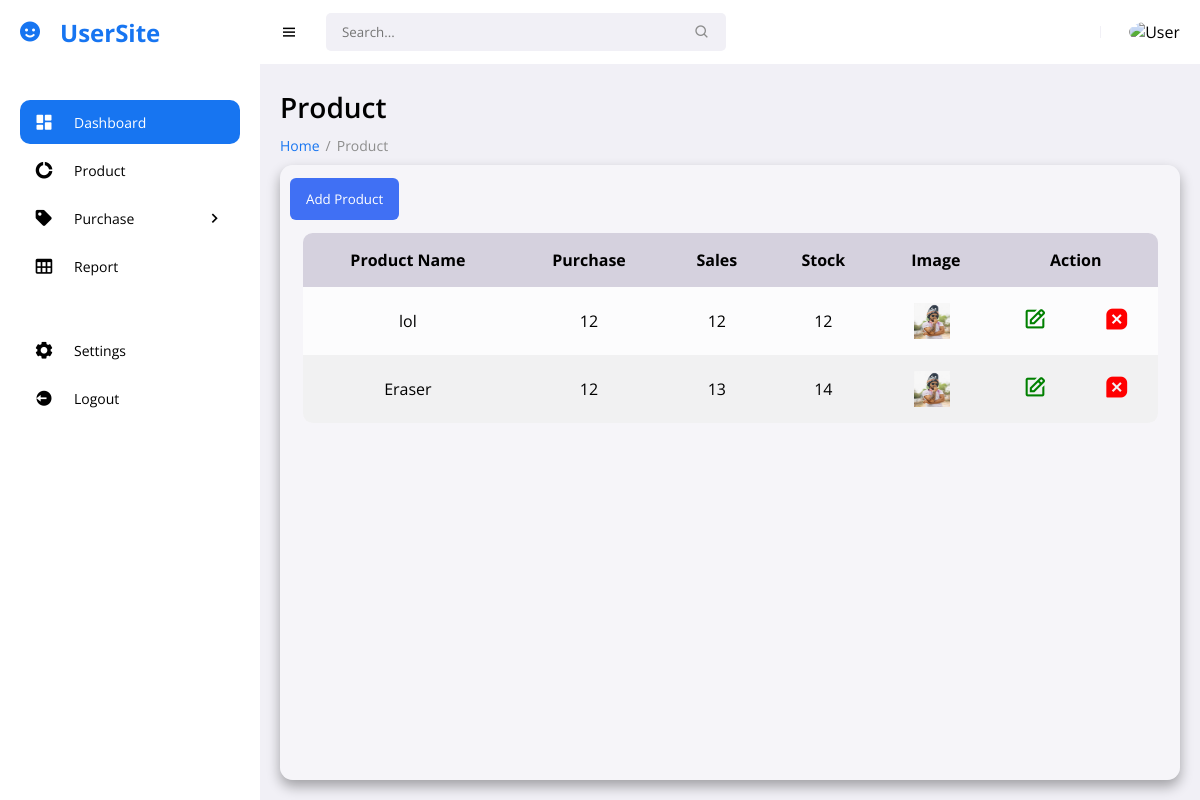
The page /manageproduct.php (signed in) on the database as committed earlier.
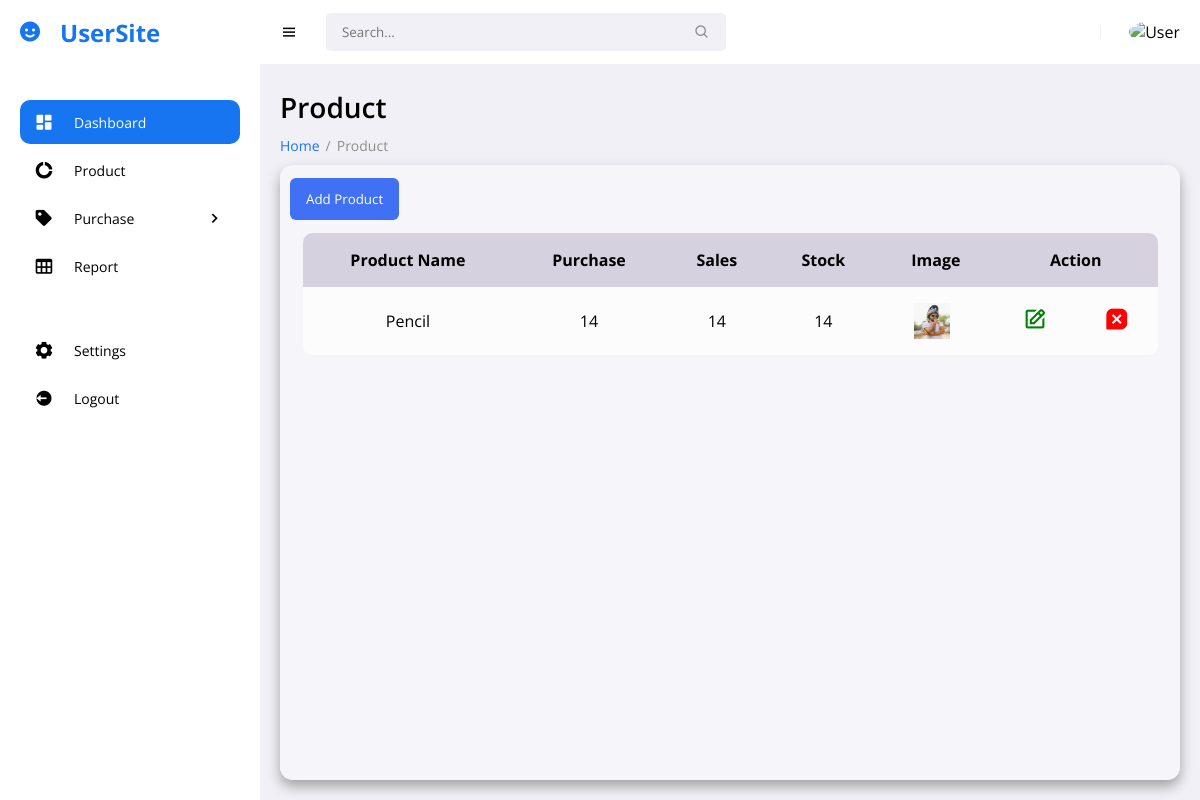
The same page on the database as committed later.
### tables this page shows
CREATE TABLE `product` (
  `product_id` int(11) NOT NULL,
  `product_name` varchar(255) NOT NULL,
  `product_bought` int(255) NOT NULL,
  `product_sold` int(255) NOT NULL,
  `product_stock` int(255) NOT NULL,
  `product_image` varchar(255) NOT NULL
);

### manageproduct.php (the view, shortened to what this page needs)
<!DOCTYPE html>
<html lang="en">
<head>
	<link href='https://unpkg.com/boxicons@2.0.9/css/boxicons.min.css' rel='stylesheet'>
	<link rel="stylesheet" href="assets/css/style.css">
	<link rel="stylesheet" href="assets/css/add.css">
</head>
<body>
<section id="sidebar">
    <?php
        if($_SESSION['user_type'] == 1){
            include 'layouts/user_menu.php';
        }
        else{
            include 'layouts/admin_menu.php';
        }
    ?>
<main >
    <h1 class="title">Product</h1>
    <ul class="breadcrumbs">
        <li><a href="index.php">Home</a></li>
        <li class="divider">/</li>
        <li><a href="product.php" class="active">Product</a></li>
    </ul>
    <div class="content">
    <section class="modal">
            <button class="modal__button">
                <a href="addproduct.php"> Add Product </a>
            </button>
        </section>
        <div class="table">
            <section class="table_body">
                <table>
                    <?php
                        include 'includes/connection.php';
                    ?>
                    <thead>
                        <tr>
                            <th>Product Name</th>
                            <th>Purchase</th>
                            <th>Sales</th>
                            <th>Stock</th>
                            <th>Image</th>
                            <th colspan="2">Action</th>
                        </tr>
                    </thead>
                    <tbody>
                        <?php
                            $query = "SELECT * FROM product";
                            $result = mysqli_query($con,$query);
                            while($row= mysqli_fetch_array($result)){
                                $id = $row['product_id'];
                                $name = $row['product_name'];
                                $bought = $row['product_bought'];
                                $sold = $row['product_sold'];
                                $stock = $row['product_stock'];
                            ?>
                            <tr>
                                <td><?php  echo $name?></td>
                                <td><?php  echo $bought ?></td>
                                <td><?php  echo $sold ?></td>
                                <td><?php  echo $stock ?></td>
                                <td><img src="<?php echo "images/".$row['product_image']; ?>" alt="image" width="100px" height="100px"></td>
                                <td><a href="./updateproduct.php?id=<?php echo $id; ?>"><i class='bx bx-edit' style="font-size:25px;color:green;"></i></a></td>
                                <td><a onclick="return confirm('Are you sure you want to delete?')" href="./deleteproduct.php?id=<?php echo $id; ?>"><i class='bx bxs-message-square-x' style="font-size:25px;color:red;"></i></a></td>
                            </tr>
                    <?php
                    }
                    ?>
                    </tbody>
                </table>
            </section>
        </div>
    </div>
</main>
</section>
</body>
</html>

### layouts/user_menu.php (shortened to what this page needs)
<a href="#" class="brand"><i class='bx bxs-smile icon'></i> UserSite</a>
		<ul class="side-menu">
			<li><a href="index.php" class="active"><i class='bx bxs-dashboard icon' ></i> Dashboard</a></li>
			<li>
				<a href="userproduct.php"><i class='bx bxs-doughnut-chart icon' ></i> Product</a>
			</li>
			<li>
				<a href="#"><i class='bx bxs-purchase-tag icon'></i> Purchase <i class='bx bx-chevron-right icon-right' ></i></a>
			</li>
			<li><a href="#"><i class='bx bx-table icon' ></i> Report </a></li>
			<li><a href="#"><i class='bx bxs-cog icon' ></i> Settings </a></li>
			<li><a href="logout.php"><i class='bx bxs-log-out-circle icon' ></i> Logout </a></li>
		</ul>
	</section>
    <section id="content">
        <nav>
            <i class='bx bx-menu toggle-sidebar' ></i>
            <form action="#">
                <div class="form-group">
                    <input type="text" placeholder="Search...">
                    <i class='bx bx-search icon' ></i>
                </div>
            </form>
            <div class="profile">
                <img src="" alt="User">
            </div>
        </nav>

### assets/css/style.css (style rules this page uses)
* { font-family: 'Open Sans', sans-serif; margin: 0; padding: 0; box-sizing: border-box; }
:root { --grey: #F1F0F6; --dark-grey: #8D8D8D; --light: #fff; --dark: #000; --green: #81D43A; --light-green: #E3FFCB; --blue: #1775F1; --light-blue: #D0E4FF; --dark-blue: #0C5FCD; --red: #FC3B56; --hue: 240; --first-color: hsl(var(--hue), 16%, 18%); --title-color: hsl(var(--hue), 8%, 15%); --text-color: hsl(var(--hue), 8%, 35%); --body-color: hsl(var(--hue), 100%, 99%); --container-color: #FFF; --z-modal: 1000; }
body { background: var(--grey); overflow-x: hidden; }
a { text-decoration: none; }
li { list-style: none; }
#sidebar { position: fixed; max-width: 260px; width: 100%; background: var(--light); top: 0; left: 0; height: 100%; overflow-y: auto; scrollbar-width: none; transition: all .3s ease; z-index: 200; }
#sidebar .brand { font-size: 24px; display: flex; align-items: center; height: 64px; font-weight: 700; color: var(--blue); position: sticky; top: 0; left: 0; z-index: 100; background: var(--light); transition: all .3s ease; padding: 0 6px; }
#sidebar .icon { min-width: 48px; display: flex; justify-content: center; align-items: center; margin-right: 6px; }
#sidebar .icon-right { margin-left: auto; transition: all .3s ease; }
#sidebar .side-menu { margin: 36px 0; padding: 0 20px; transition: all .3s ease; }
#sidebar .side-menu i { font-size: 20px; }
#sidebar .side-menu a { display: flex; align-items: center; font-size: 14px; color: var(--dark); padding: 12px 16px 12px 0; transition: all .3s ease; border-radius: 10px; margin: 4px 0; white-space: nowrap; }
#sidebar .side-menu li a.active { background: var(--blue); color: var(--light); }
#content { position: relative; width: calc(100% - 260px); left: 260px; transition: all .3s ease; min-height: 100vh; }
nav { background: var(--light); height: 64px; padding: 0 20px; display: flex; align-items: center; grid-gap: 28px; position: sticky; top: 0; left: 0; z-index: 100; }
nav .toggle-sidebar { font-size: 18px; cursor: pointer; }
nav form { max-width: 400px; width: 100%; margin-right: auto; }
nav .form-group { position: relative; }
nav .form-group input { width: 100%; background: var(--grey); border-radius: 5px; border: none; outline: none; padding: 10px 36px 10px 16px; transition: all .3s ease; }
nav .form-group .icon { position: absolute; top: 50%; transform: translateY(-50%); right: 16px; color: var(--dark-grey); }
nav .profile { position: relative; }
nav .profile img { width: 36px; height: 36px; border-radius: 50%; object-fit: cover; cursor: pointer; }
main { width: 100%; padding: 24px 20px 20px 20px; }
main .title { font-size: 28px; font-weight: 600; margin-bottom: 10px; }
main .breadcrumbs { display: flex; grid-gap: 6px; }
main .breadcrumbs li, main .breadcrumbs li a { font-size: 14px; }
main .breadcrumbs li a { color: var(--blue); }
main .breadcrumbs li a.active, main .breadcrumbs li.divider { color: var(--dark-grey); pointer-events: none; }
main .content { width: 100%; min-height: 70vh; margin-top: 10px; background-color: #fff5; box-shadow: 0 .4rem .8rem #0005; border-radius: .8rem; }
main .table { width: 100%; height: 70vh; overflow: hidden; }
.modal { margin: 0 10px 0 10px; }
.modal__button { display: inline-block; font-weight: 400; color: #FFF; background-color: #4070f4; margin-top: .8rem; padding: 0.75rem 1rem; border: none; border-radius: 6px; }
.modal__button a { text-decoration: none; color: white; }
.table td img { width: 36px; height: 36px; margin-right: 8px; vertical-align: middle; }
main .content .table_body { width: 95%; max-height: calc(89% - .16rem); background-color: #fffb; margin: .8rem auto; border-radius: .6rem; overflow: auto; }
table { width: 100%; overflow: auto; }
table, th, td { border-collapse: collapse; padding: 1rem; text-align: center; }
thead th { top: 0; left: 0; background-color: #d5d1defe; }
tbody tr:nth-child(even) { background-color: #0000000b; }

Rows that differ between the two databases and show on the page:
removed product: product_name "lol", product_bought "12", product_sold "12", product_stock "12", product_image (picture)
removed product: product_name "Eraser", product_bought "12", product_sold "13", product_stock "14", product_image (picture)
added product: product_name "Pencil", product_bought "14", product_sold "14", product_stock "14", product_image (picture)
